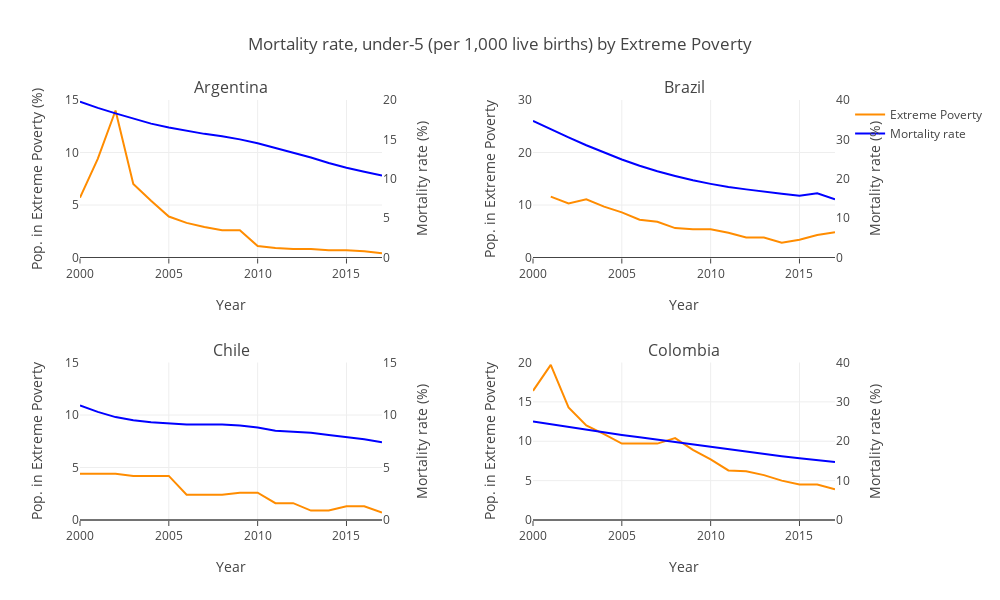

Notebook code for this chart:
### Code cell
fig = tools.make_subplots(
        rows=2, 
        cols=2, 
        subplot_titles=[str(c) for c in access_to_eletricity_by_country['Country Name'].unique()],
        vertical_spacing=0.25,
        horizontal_spacing=0.20)

mortality_rate = []
ext_pov = []

for country_name in access_to_eletricity_by_country['Country Name'].unique():
    
    mortal_by_region = access_to_eletricity_by_country[access_to_eletricity_by_country['Country Name'] == country_name]
    ext_pov_by_region = extreme_poverty_by_country[extreme_poverty_by_country['Country Name'] == country_name]
    
    trace1 = go.Scatter(
        x=ext_pov_region['Year'],
        y=ext_pov_by_region['Extreme Poverty(% pop)'].fillna(method='ffill'),
        name='Extreme Poverty',
        mode='lines',
        showlegend=False,
        marker=go.scatter.Marker(color='darkorange'),
        yaxis='y2',
        hoverinfo='y',
    )

    trace2 = go.Scatter(
        x=ext_pov_region['Year'],
        y=mortal_by_region['Mortality rate, under-5 (per 1,000 live births)'].fillna(method='ffill'),
        name='Mortality rate',
        mode='lines',
        showlegend=False,
        marker=go.scatter.Marker(color='Blue'),
        hoverinfo='y'
    )
    
    mortality_rate.append(trace1)
    ext_pov.append(trace2)

for i in range(4):
    col = i % 2 + 1
    row = i // 2 + 1
    
    mortality_rate[0]['showlegend'] = True
    ext_pov[0]['showlegend'] = True

    fig.append_trace(mortality_rate[i], row, col)
    fig.append_trace(ext_pov[i], row, col)
        
for i in range(4):
    fig['data'][2*i+1].update(yaxis='y{one}'.format(one=5+i)) 

fig['layout'].update(go.Layout(
                        title=go.layout.Title(text='Mortality rate, under-5 (per 1,000 live births) by Extreme Poverty'),
                        height=600,
                        width=1000,
    
                        xaxis1 = go.layout.XAxis(title='Year', tickmode='array', tickvals=np.arange(2000, 2018, step=5), ticklen=5),
                        xaxis2 = go.layout.XAxis(title='Year', tickmode='array', tickvals=np.arange(2000, 2018, step=5), ticklen=5),
                        xaxis3 = go.layout.XAxis(title='Year', tickmode='array', tickvals=np.arange(2000, 2018, step=5), ticklen=5),
                        xaxis4 = go.layout.XAxis(title='Year', tickmode='array', tickvals=np.arange(2000, 2018, step=5), ticklen=5),
                        
                        yaxis1 = go.layout.YAxis(title='Pop. in Extreme Poverty (%)', range=[0, 15]),
                        yaxis2 = go.layout.YAxis(title='Pop. in Extreme Poverty', range=[0, 30]),
                        yaxis3 = go.layout.YAxis(title='Pop. in Extreme Poverty', range=[0, 15]),
                        yaxis4 = go.layout.YAxis(title='Pop. in Extreme Poverty', range=[0, 20]),
                        
                        yaxis5 = go.layout.YAxis(title='Mortality rate (%)', overlaying='y1', anchor='x1', side='right', showgrid=False, range=[0, 20]),
                        yaxis6 = go.layout.YAxis(title='Mortality rate (%)', overlaying='y2', anchor='x2', side='right', showgrid=False, range=[0, 40]),
                        yaxis7 = go.layout.YAxis(title='Mortality rate (%)', overlaying='y3', anchor='x3', side='right', showgrid=False, range=[0, 15]),
                        yaxis8 = go.layout.YAxis(title='Mortality rate (%)', overlaying='y4', anchor='x4', side='right', showgrid=False, range=[0, 40]),
                        
                        )
                    )

py(fig)

### Figure 1 — Plotly figure (JSON) as saved in the notebook; plotly's stock layout.template omitted (floating-point values rounded to 4 significant figures)
{"data": [{"hoverinfo": "y", "marker": {"color": "darkorange"}, "mode": "lines", "name": "Extreme Poverty", "showlegend": true, "type": "scatter", "uid": "642183fb-b333-4187-9edb-706d6d299645", "x": ["2000", "2001", "2002", "2003", "2004", "2005", "2006", "2007", "2008", "2009", "2010", "2011", "2012", "2013", "2014", "2015", "2016", "2017"], "xaxis": "x", "y": [5.7, 9.4, 14, 7, 5.4, 3.9, 3.3, 2.9, 2.6, 2.6, 1.1, 0.9, 0.8, 0.8, 0.7, 0.7, 0.6, 0.4], "yaxis": "y"}, {"hoverinfo": "y", "marker": {"color": "Blue"}, "mode": "lines", "name": "Mortality rate", "showlegend": true, "type": "scatter", "uid": "e918f4cf-6522-4981-8ce9-600e69d09c41", "x": ["2000", "2001", "2002", "2003", "2004", "2005", "2006", "2007", "2008", "2009", "2010", "2011", "2012", "2013", "2014", "2015", "2016", "2017"], "xaxis": "x", "y": [19.8, 19, 18.3, 17.6, 17, 16.5, 16.1, 15.7, 15.4, 15, 14.5, 13.9, 13.3, 12.7, 12, 11.4, 10.9, 10.4], "yaxis": "y5"}, {"hoverinfo": "y", "marker": {"color": "darkorange"}, "mode": "lines", "name": "Extreme Poverty", "showlegend": false, "type": "scatter", "uid": "d6736ad3-6e3b-4486-aef5-eb37a9e131bf", "x": ["2000", "2001", "2002", "2003", "2004", "2005", "2006", "2007", "2008", "2009", "2010", "2011", "2012", "2013", "2014", "2015", "2016", "2017"], "xaxis": "x2", "y": [null, 11.6, 10.3, 11.1, 9.7, 8.6, 7.2, 6.8, 5.6, 5.4, 5.4, 4.7, 3.8, 3.8, 2.8, 3.4, 4.3, 4.8], "yaxis": "y2"}, {"hoverinfo": "y", "marker": {"color": "Blue"}, "mode": "lines", "name": "Mortality rate", "showlegend": false, "type": "scatter", "uid": "2f479ac9-4210-4e21-b9a1-64a1ae306032", "x": ["2000", "2001", "2002", "2003", "2004", "2005", "2006", "2007", "2008", "2009", "2010", "2011", "2012", "2013", "2014", "2015", "2016", "2017"], "xaxis": "x2", "y": [34.7, 32.5, 30.5, 28.5, 26.6, 24.9, 23.3, 21.9, 20.7, 19.6, 18.7, 17.9, 17.3, 16.7, 16.2, 15.7, 16.3, 14.8], "yaxis": "y6"}, {"hoverinfo": "y", "marker": {"color": "darkorange"}, "mode": "lines", "name": "Extreme Poverty", "showlegend": false, "type": "scatter", "uid": "8e6098b9-21e5-4d27-b26d-67b3da7cfb3e", "x": ["2000", "2001", "2002", "2003", "2004", "2005", "2006", "2007", "2008", "2009", "2010", "2011", "2012", "2013", "2014", "2015", "2016", "2017"], "xaxis": "x3", "y": [4.4, 4.4, 4.4, 4.2, 4.2, 4.2, 2.4, 2.4, 2.4, 2.6, 2.6, 1.6, 1.6, 0.9, 0.9, 1.3, 1.3, 0.7], "yaxis": "y3"}, {"hoverinfo": "y", "marker": {"color": "Blue"}, "mode": "lines", "name": "Mortality rate", "showlegend": false, "type": "scatter", "uid": "6d68c9ad-f3dc-44ff-afed-c405d896727d", "x": ["2000", "2001", "2002", "2003", "2004", "2005", "2006", "2007", "2008", "2009", "2010", "2011", "2012", "2013", "2014", "2015", "2016", "2017"], "xaxis": "x3", "y": [10.9, 10.3, 9.8, 9.5, 9.3, 9.2, 9.1, 9.1, 9.1, 9, 8.8, 8.5, 8.4, 8.3, 8.1, 7.9, 7.7, 7.4], "yaxis": "y7"}, {"hoverinfo": "y", "marker": {"color": "darkorange"}, "mode": "lines", "name": "Extreme Poverty", "showlegend": false, "type": "scatter", "uid": "6576a687-62a5-4fd7-a167-cfcb953d27d0", "x": ["2000", "2001", "2002", "2003", "2004", "2005", "2006", "2007", "2008", "2009", "2010", "2011", "2012", "2013", "2014", "2015", "2016", "2017"], "xaxis": "x4", "y": [16.4, 19.7, 14.3, 12, 10.9, 9.7, 9.7, 9.7, 10.4, 8.9, 7.7, 6.3, 6.2, 5.7, 5, 4.5, 4.5, 3.9], "yaxis": "y4"}, {"hoverinfo": "y", "marker": {"color": "Blue"}, "mode": "lines", "name": "Mortality rate", "showlegend": false, "type": "scatter", "uid": "cfb92d9e-6bd2-432c-b3f4-56f2def1bfd3", "x": ["2000", "2001", "2002", "2003", "2004", "2005", "2006", "2007", "2008", "2009", "2010", "2011", "2012", "2013", "2014", "2015", "2016", "2017"], "xaxis": "x4", "y": [25, 24.3, 23.6, 22.9, 22.3, 21.6, 21, 20.4, 19.8, 19.1, 18.5, 18, 17.4, 16.8, 16.2, 15.7, 15.2, 14.7], "yaxis": "y8"}], "layout": {"annotations": [{"font": {"size": 16}, "showarrow": false, "text": "Argentina", "x": 0.2, "xanchor": "center", "xref": "paper", "y": 1, "yanchor": "bottom", "yref": "paper"}, {"font": {"size": 16}, "showarrow": false, "text": "Brazil", "x": 0.8, "xanchor": "center", "xref": "paper", "y": 1, "yanchor": "bottom", "yref": "paper"}, {"font": {"size": 16}, "showarrow": false, "text": "Chile", "x": 0.2, "xanchor": "center", "xref": "paper", "y": 0.375, "yanchor": "bottom", "yref": "paper"}, {"font": {"size": 16}, "showarrow": false, "text": "Colombia", "x": 0.8, "xanchor": "center", "xref": "paper", "y": 0.375, "yanchor": "bottom", "yref": "paper"}], "height": 600, "title": {"text": "Mortality rate, under-5 (per 1,000 live births) by Extreme Poverty"}, "width": 1000, "xaxis": {"anchor": "y", "domain": [0, 0.4], "ticklen": 5, "tickmode": "array", "tickvals": [2000, 2005, 2010, 2015], "title": {"text": "Year"}}, "xaxis2": {"anchor": "y2", "domain": [0.6, 1], "ticklen": 5, "tickmode": "array", "tickvals": [2000, 2005, 2010, 2015], "title": {"text": "Year"}}, "xaxis3": {"anchor": "y3", "domain": [0, 0.4], "ticklen": 5, "tickmode": "array", "tickvals": [2000, 2005, 2010, 2015], "title": {"text": "Year"}}, "xaxis4": {"anchor": "y4", "domain": [0.6, 1], "ticklen": 5, "tickmode": "array", "tickvals": [2000, 2005, 2010, 2015], "title": {"text": "Year"}}, "yaxis": {"anchor": "x", "domain": [0.625, 1], "range": [0, 15], "title": {"text": "Pop. in Extreme Poverty (%)"}}, "yaxis2": {"anchor": "x2", "domain": [0.625, 1], "range": [0, 30], "title": {"text": "Pop. in Extreme Poverty"}}, "yaxis3": {"anchor": "x3", "domain": [0, 0.375], "range": [0, 15], "title": {"text": "Pop. in Extreme Poverty"}}, "yaxis4": {"anchor": "x4", "domain": [0, 0.375], "range": [0, 20], "title": {"text": "Pop. in Extreme Poverty"}}, "yaxis5": {"anchor": "x", "overlaying": "y", "range": [0, 20], "showgrid": false, "side": "right", "title": {"text": "Mortality rate (%)"}}, "yaxis6": {"anchor": "x2", "overlaying": "y2", "range": [0, 40], "showgrid": false, "side": "right", "title": {"text": "Mortality rate (%)"}}, "yaxis7": {"anchor": "x3", "overlaying": "y3", "range": [0, 15], "showgrid": false, "side": "right", "title": {"text": "Mortality rate (%)"}}, "yaxis8": {"anchor": "x4", "overlaying": "y4", "range": [0, 40], "showgrid": false, "side": "right", "title": {"text": "Mortality rate (%)"}}}}
